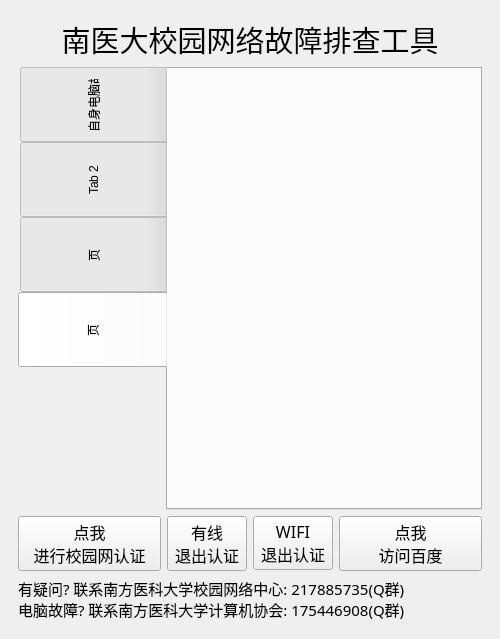
<?xml version="1.0" encoding="UTF-8"?>
<ui version="4.0">
 <class>MainWindow</class>
 <widget class="QMainWindow" name="MainWindow">
  <property name="geometry">
   <rect>
    <x>0</x>
    <y>0</y>
    <width>500</width>
    <height>639</height>
   </rect>
  </property>
  <property name="windowTitle">
   <string>南医大网络故障排查工具        @z</string>
  </property>
  <property name="toolButtonStyle">
   <enum>Qt::ToolButtonIconOnly</enum>
  </property>
  <widget class="QWidget" name="centralwidget">
   <layout class="QGridLayout" name="gridLayout">
    <item row="0" column="0">
     <widget class="QFrame" name="frame">
      <property name="sizePolicy">
       <sizepolicy hsizetype="MinimumExpanding" vsizetype="MinimumExpanding">
        <horstretch>0</horstretch>
        <verstretch>0</verstretch>
       </sizepolicy>
      </property>
      <property name="frameShape">
       <enum>QFrame::NoFrame</enum>
      </property>
      <property name="frameShadow">
       <enum>QFrame::Plain</enum>
      </property>
      <layout class="QGridLayout" name="gridLayout_3">
       <item row="0" column="0" colspan="3">
        <widget class="QLabel" name="label">
         <property name="font">
          <font>
           <family>楷体</family>
           <pointsize>22</pointsize>
          </font>
         </property>
         <property name="frameShape">
          <enum>QFrame::NoFrame</enum>
         </property>
         <property name="frameShadow">
          <enum>QFrame::Plain</enum>
         </property>
         <property name="midLineWidth">
          <number>0</number>
         </property>
         <property name="text">
          <string>南医大校园网络故障排查工具</string>
         </property>
         <property name="alignment">
          <set>Qt::AlignCenter</set>
         </property>
        </widget>
       </item>
       <item row="1" column="0" colspan="3">
        <widget class="QTabWidget" name="tabWidget">
         <property name="minimumSize">
          <size>
           <width>450</width>
           <height>440</height>
          </size>
         </property>
         <property name="styleSheet">
          <string notr="true">QTabBar::tab { height: 75px; width: 150px; }</string>
         </property>
         <property name="tabPosition">
          <enum>QTabWidget::West</enum>
         </property>
         <property name="tabShape">
          <enum>QTabWidget::Rounded</enum>
         </property>
         <property name="currentIndex">
          <number>3</number>
         </property>
         <widget class="QWidget" name="tab">
          <property name="minimumSize">
           <size>
            <width>0</width>
            <height>0</height>
           </size>
          </property>
          <property name="cursor">
           <cursorShape>ArrowCursor</cursorShape>
          </property>
          <attribute name="title">
           <string>排查1\n自身电脑故障排查</string>
          </attribute>
          <widget class="QWidget" name="verticalLayoutWidget_2">
           <property name="geometry">
            <rect>
             <x>60</x>
             <y>0</y>
             <width>170</width>
             <height>417</height>
            </rect>
           </property>
           <layout class="QGridLayout" name="gridLayout_2">
            <item row="0" column="0">
             <widget class="QLabel" name="label_7">
              <property name="minimumSize">
               <size>
                <width>0</width>
                <height>40</height>
               </size>
              </property>
              <property name="font">
               <font>
                <family>黑体</family>
                <pointsize>20</pointsize>
               </font>
              </property>
              <property name="text">
               <string>Step1: 
重启电脑</string>
              </property>
              <property name="alignment">
               <set>Qt::AlignCenter</set>
              </property>
             </widget>
            </item>
            <item row="1" column="0">
             <widget class="QPushButton" name="pushButton_10">
              <property name="minimumSize">
               <size>
                <width>0</width>
                <height>60</height>
               </size>
              </property>
              <property name="font">
               <font>
                <family>黑体</family>
                <pointsize>15</pointsize>
               </font>
              </property>
              <property name="text">
               <string>点我重启</string>
              </property>
             </widget>
            </item>
            <item row="2" column="0">
             <widget class="QLabel" name="label_5">
              <property name="font">
               <font>
                <family>黑体</family>
                <pointsize>20</pointsize>
               </font>
              </property>
              <property name="text">
               <string>Step2:
自动获取地址</string>
              </property>
              <property name="alignment">
               <set>Qt::AlignCenter</set>
              </property>
             </widget>
            </item>
            <item row="3" column="0">
             <widget class="QPushButton" name="pushButton_8">
              <property name="minimumSize">
               <size>
                <width>0</width>
                <height>60</height>
               </size>
              </property>
              <property name="font">
               <font>
                <family>黑体</family>
                <pointsize>15</pointsize>
               </font>
              </property>
              <property name="text">
               <string>点我
自动获取地址</string>
              </property>
             </widget>
            </item>
            <item row="4" column="0">
             <widget class="QLabel" name="label_6">
              <property name="font">
               <font>
                <family>黑体</family>
                <pointsize>20</pointsize>
               </font>
              </property>
              <property name="text">
               <string>Step3:
重置网络状态
(需重启)</string>
              </property>
              <property name="alignment">
               <set>Qt::AlignCenter</set>
              </property>
             </widget>
            </item>
            <item row="5" column="0">
             <widget class="QPushButton" name="pushButton_9">
              <property name="minimumSize">
               <size>
                <width>0</width>
                <height>60</height>
               </size>
              </property>
              <property name="font">
               <font>
                <family>黑体</family>
                <pointsize>15</pointsize>
               </font>
              </property>
              <property name="text">
               <string>点我
 重置网络状态</string>
              </property>
             </widget>
            </item>
           </layout>
          </widget>
         </widget>
         <widget class="QWidget" name="tab_2">
          <attribute name="title">
           <string>Tab 2</string>
          </attribute>
          <widget class="QLabel" name="label_2">
           <property name="geometry">
            <rect>
             <x>30</x>
             <y>0</y>
             <width>211</width>
             <height>431</height>
            </rect>
           </property>
           <property name="font">
            <font>
             <family>黑体</family>
             <pointsize>15</pointsize>
            </font>
           </property>
           <property name="text">
            <string>待开发中, 后续加入:
1. 检测当前网关
2. 检测校内测速服务器
3. 检测网络出口状态
4. 检测校园网账号状态</string>
           </property>
          </widget>
         </widget>
         <widget class="QWidget" name="tab_3">
          <attribute name="title">
           <string>页</string>
          </attribute>
          <layout class="QFormLayout" name="formLayout">
           <item row="0" column="0">
            <widget class="QLabel" name="label_3">
             <property name="font">
              <font>
               <family>黑体</family>
               <pointsize>15</pointsize>
              </font>
             </property>
             <property name="text">
              <string>待开发中, 后续加入:
1. 检测网络状态(百度)
2. 输入目标网站
3. 对比延时</string>
             </property>
            </widget>
           </item>
          </layout>
         </widget>
         <widget class="QWidget" name="tab_4">
          <attribute name="title">
           <string>页</string>
          </attribute>
         </widget>
        </widget>
       </item>
       <item row="2" column="0">
        <widget class="QPushButton" name="pushButton_3">
         <property name="font">
          <font>
           <family>黑体</family>
           <pointsize>12</pointsize>
          </font>
         </property>
         <property name="text">
          <string>点我
进行校园网认证</string>
         </property>
        </widget>
       </item>
       <item row="2" column="1">
        <layout class="QHBoxLayout" name="horizontalLayout">
         <item>
          <widget class="QPushButton" name="pushButton_6">
           <property name="font">
            <font>
             <family>黑体</family>
             <pointsize>12</pointsize>
            </font>
           </property>
           <property name="text">
            <string>有线
退出认证</string>
           </property>
          </widget>
         </item>
         <item>
          <widget class="QPushButton" name="pushButton_5">
           <property name="font">
            <font>
             <family>黑体</family>
             <pointsize>12</pointsize>
            </font>
           </property>
           <property name="text">
            <string>WIFI
退出认证</string>
           </property>
          </widget>
         </item>
        </layout>
       </item>
       <item row="2" column="2">
        <widget class="QPushButton" name="pushButton_7">
         <property name="font">
          <font>
           <family>黑体</family>
           <pointsize>12</pointsize>
          </font>
         </property>
         <property name="text">
          <string>点我
访问百度</string>
         </property>
        </widget>
       </item>
       <item row="3" column="0" colspan="3">
        <widget class="QLabel" name="label_4">
         <property name="sizePolicy">
          <sizepolicy hsizetype="Fixed" vsizetype="Fixed">
           <horstretch>0</horstretch>
           <verstretch>0</verstretch>
          </sizepolicy>
         </property>
         <property name="font">
          <font>
           <family>黑体</family>
           <pointsize>11</pointsize>
          </font>
         </property>
         <property name="text">
          <string>有疑问? 联系南方医科大学校园网络中心: 217885735(Q群)
电脑故障? 联系南方医科大学计算机协会: 175446908(Q群)</string>
         </property>
        </widget>
       </item>
      </layout>
     </widget>
    </item>
   </layout>
  </widget>
 </widget>
 <resources>
  <include location="source.qrc"/>
 </resources>
 <connections/>
</ui>
